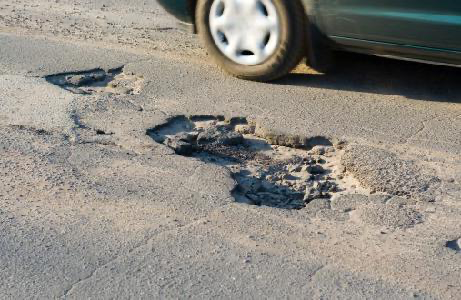
#> input picture assets/samples/images/potholes19.png, 461 x 300 px
$ python -i preprocessing.py   (imports and definitions only)
#> lines starting #> are read from the running program, lines starting #| are printed output that depends on the picture; after the words box and inside, x2 and y2 are one past the last pixel; in counts of white or black regions, pixels touching at a corner belong together
#> further down, picture is the input picture: shape (300, 461, 3); mean B, G, R 131.1, 139.2, 143.9
import cv2
import numpy as np

class Preprocessing:
    def __init__(self, blur_kernel=(5, 5)):
        self.blur_kernel = blur_kernel

    def apply(self, img):
        """
        Pré-processamento para Canny:
        - Converte para escala de cinza
        - Blur gaussiano para reduzir ruído de alta frequência
        """
        if len(img.shape) == 3 and img.shape[2] == 3:
            gray = cv2.cvtColor(img, cv2.COLOR_BGR2GRAY)
        else:
            gray = img.copy()

        blur = cv2.GaussianBlur(gray, self.blur_kernel, 0)
        return blur

    def to_hsv_mask(self, img):
        """
        Gera máscara binária de regiões escuras (asfalto degradado/buracos).

        Usa limiar de Otsu com teto máximo (110) para não confundir sombras
        com buracos reais.

        IMPORTANTE — prevenção de buracos dentro de buracos:
        Aplica MORPH_CLOSE com kernel grande (11x11) para fechar os furos
        internos da máscara ANTES de chegar na detecção de contornos.
        Sem isso, regiões claras dentro de um buraco geram contornos
        "filhos" que parecem buracos menores separados.
        """
        if len(img.shape) == 3 and img.shape[2] == 3:
            gray = cv2.cvtColor(img, cv2.COLOR_BGR2GRAY)
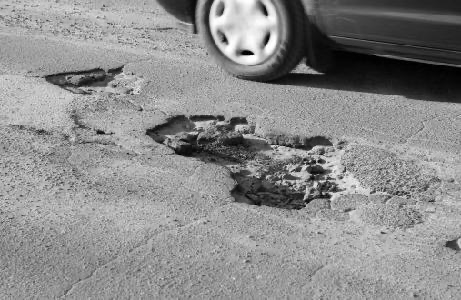
#> gray: shape (300, 461); min 0, max 255, mean 139.7
        else:
            gray = img

        # Limiar automático por Otsu, com teto máximo para regiões escuras
        otsu_thresh, _ = cv2.threshold(
            gray, 0, 255,
            cv2.THRESH_BINARY + cv2.THRESH_OTSU
        )
#> otsu_thresh = 106
        thr = min(otsu_thresh, 110)
#> thr = 106

        # Máscara binária invertida: escuro (buraco) → branco (255)
        _, mask = cv2.threshold(gray, thr, 255, cv2.THRESH_BINARY_INV)
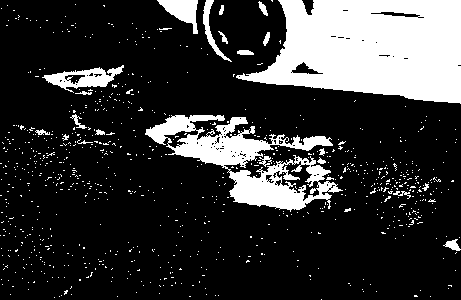
#> mask: shape (300, 461); 20.6% white; 854 white regions (832 under 20 px), largest, box (x1, y1, x2, y2) and area: (236, 0, 461, 104) 16833, (145, 115, 343, 212) 7020, (42, 65, 124, 93) 946

        # Fecha furos internos da máscara com kernel grande
        # Sem isso, texturas claras dentro do buraco criam sub-contornos
        kernel_fill = np.ones((11, 11), np.uint8)
        mask = cv2.morphologyEx(mask, cv2.MORPH_CLOSE, kernel_fill)
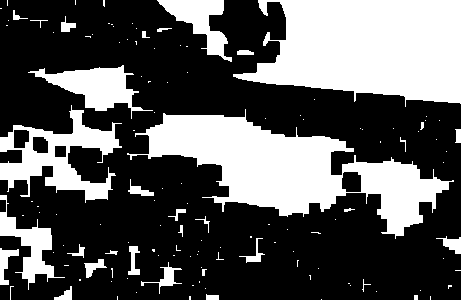
#> mask: shape (300, 461); 34.3% white; 130 white regions (97 under 20 px), largest, box (x1, y1, x2, y2) and area: (233, 0, 461, 107) 17698, (127, 109, 454, 239) 16248, (0, 105, 122, 203) 4608

        return mask

>>> import cv2
>>> picture = cv2.imread('../../../assets/samples/images/potholes19.png')
>>> result = Preprocessing().to_hsv_mask(picture)

$ run again, on assets/samples/images/potholes30.png
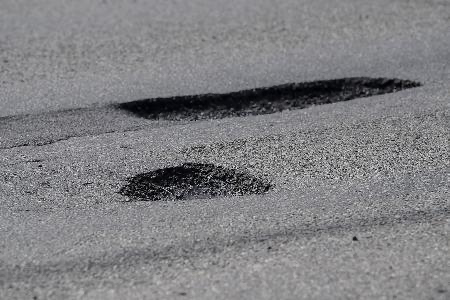
#> input picture assets/samples/images/potholes30.png, 450 x 300 px
#> picture is the input picture: shape (300, 450, 3); mean B, G, R 131.3, 128.6, 128.7
#> otsu_thresh = 91
#> in to_hsv_mask, `_, mask = cv2.threshold(gray, thr, 255, cv2.THRESH_BINARY_INV)`:
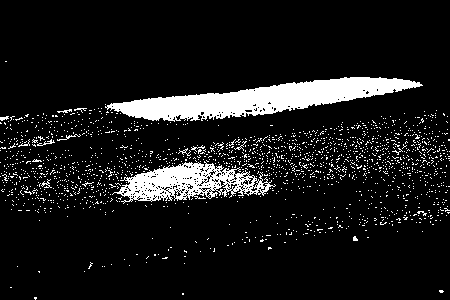
#> mask: shape (300, 450); 9.9% white; 1746 white regions (1732 under 20 px), largest, box (x1, y1, x2, y2) and area: (105, 77, 423, 122) 6475, (112, 161, 276, 204) 3246, (37, 139, 55, 146) 39
#> in to_hsv_mask, `mask = cv2.morphologyEx(mask, cv2.MORPH_CLOSE, kernel_fill)`:
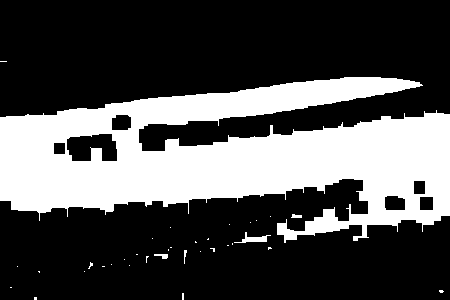
#> mask: shape (300, 450); 31.1% white; 35 white regions (30 under 20 px), largest, box (x1, y1, x2, y2) and area: (0, 77, 450, 243) 41583, (234, 232, 271, 243) 151, (154, 254, 168, 259) 45, (291, 214, 302, 218) 34, (184, 250, 187, 264) 24

$ run again, on assets/samples/images/potholes8.png
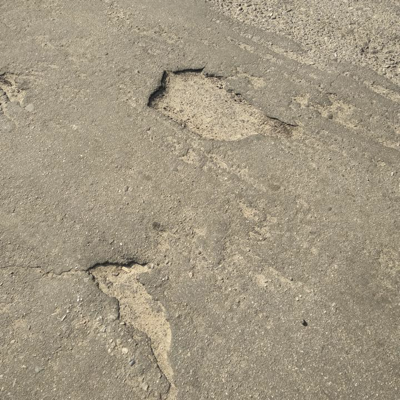
#> input picture assets/samples/images/potholes8.png, 400 x 400 px
#> picture is the input picture: shape (400, 400, 3); mean B, G, R 130.7, 151.6, 162.2
#> in to_hsv_mask, `gray = cv2.cvtColor(img, cv2.COLOR_BGR2GRAY)`:
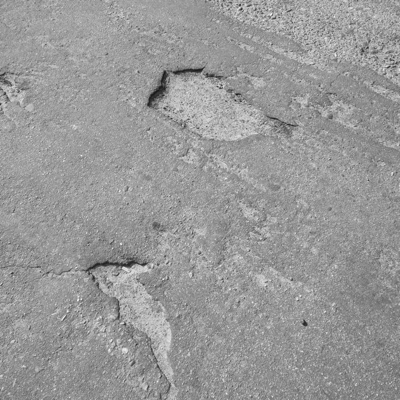
#> gray: shape (400, 400); min 24, max 242, mean 152.4
#> otsu_thresh = 152
#> thr = 110
#> in to_hsv_mask, `mask = cv2.morphologyEx(mask, cv2.MORPH_CLOSE, kernel_fill)`:
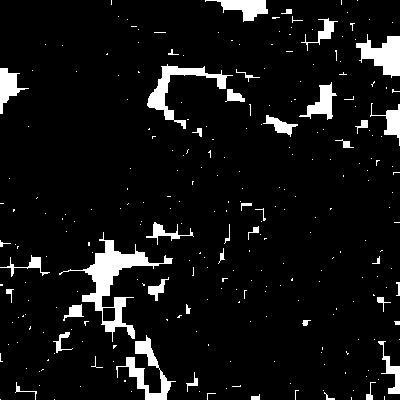
#> mask: shape (400, 400); 7.2% white; 269 white regions (227 under 20 px), largest, box (x1, y1, x2, y2) and area: (59, 232, 173, 342) 2381, (147, 64, 233, 129) 1172, (356, 34, 400, 78) 1055
